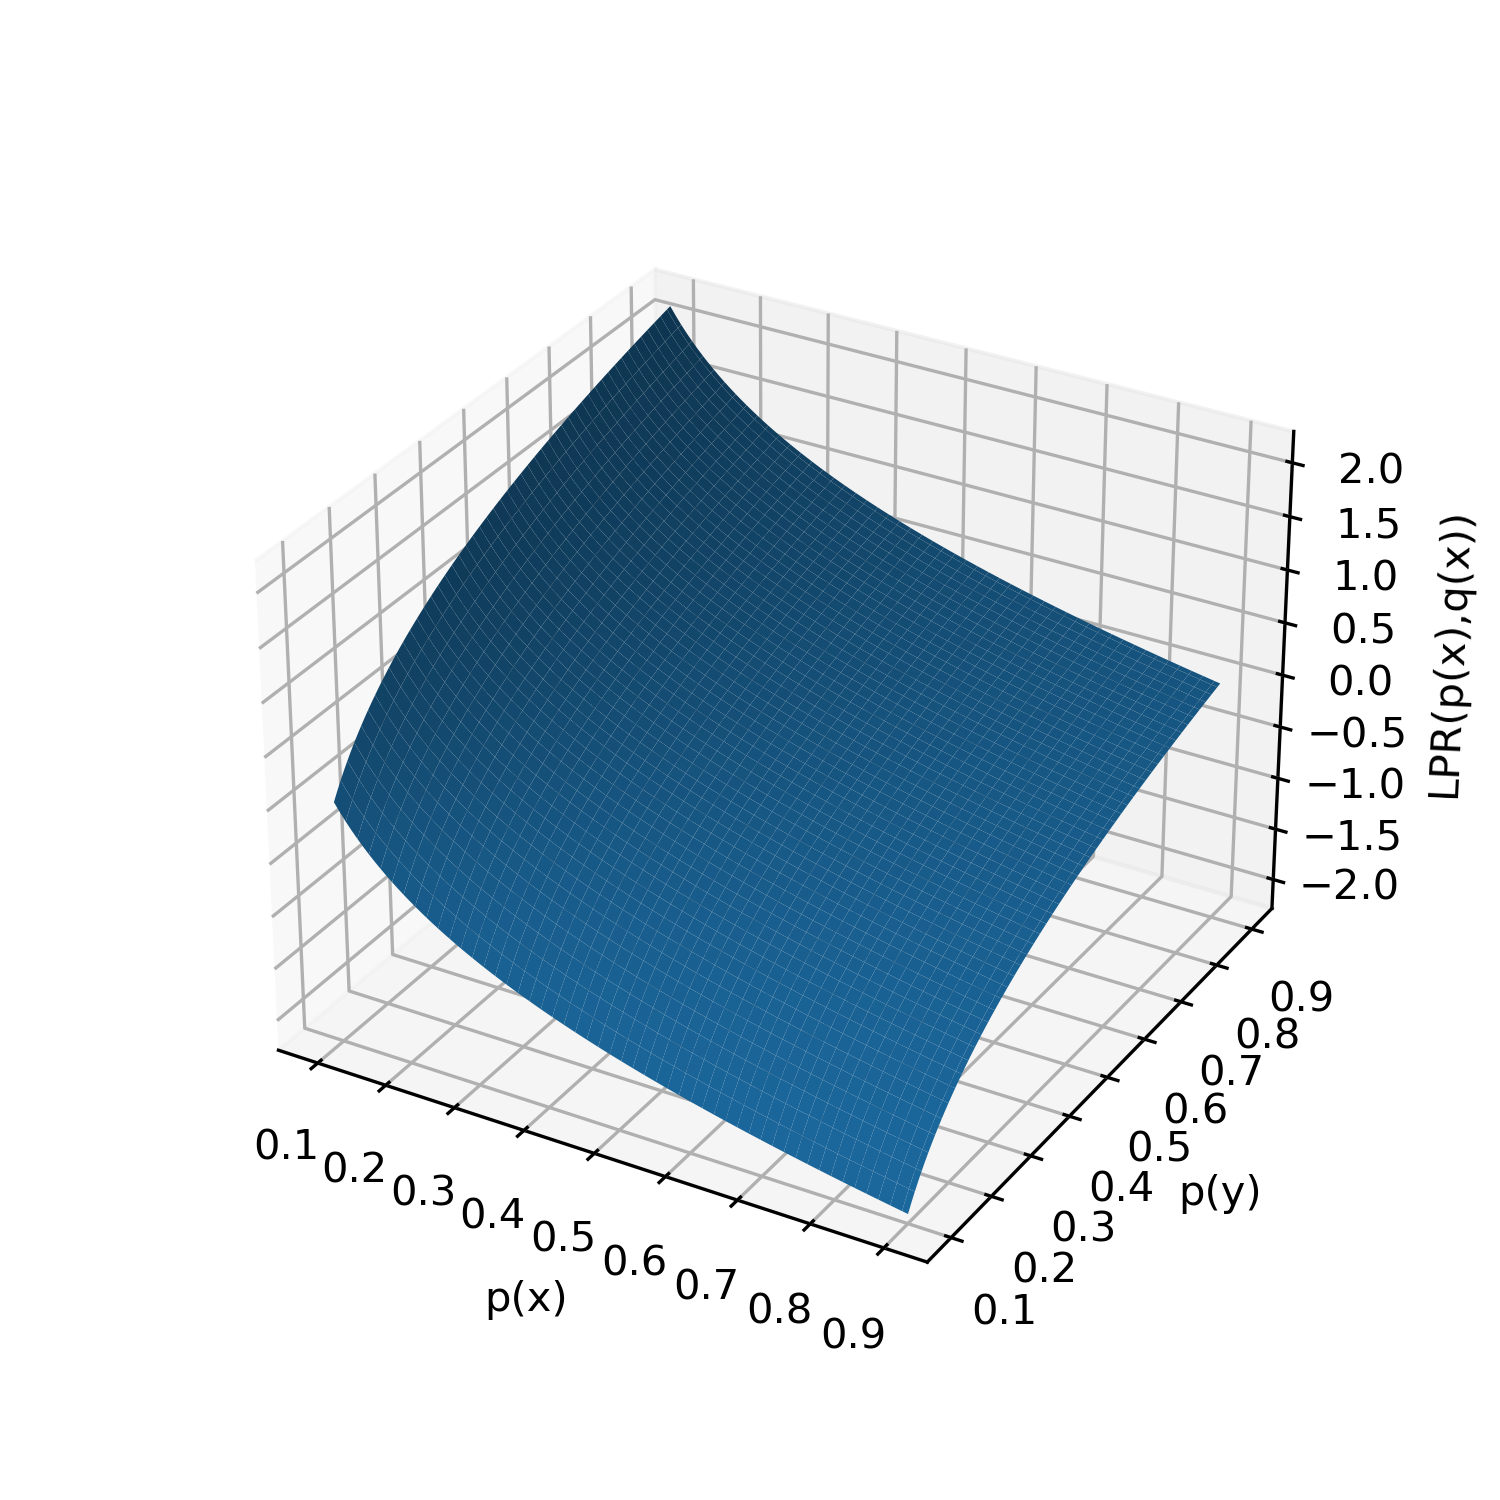

Generate this figure with Python:
import numpy as np
import matplotlib.pyplot as plt
from mpl_toolkits.mplot3d import axis3d


def log_prob_ratio(p, q):
    p += 1e-8
    q += 1e-8
    return np.log(p / q)

n_scale = 100
xs = np.linspace(0.1, 0.9, n_scale)
ys = np.linspace(0.1, 0.9, n_scale)
lpr = np.zeros([n_scale, n_scale])

for i in range(len(xs)):
    for j in range(len(ys)):
        lpr[i, j] = log_prob_ratio(xs[i], ys[j])

xs, ys = np.meshgrid(xs, ys)

plt.figure(figsize=[5, 5])
ax = plt.subplot(111, projection='3d')
ax.plot_surface(xs, ys, lpr)
ax.set_xlabel('p(x)')
ax.set_ylabel('p(y)')
ax.set_zlabel('LPR(p(x),q(x))')

plt.savefig("log_prob_ratio.png", format="png", dpi=300)
plt.show()
